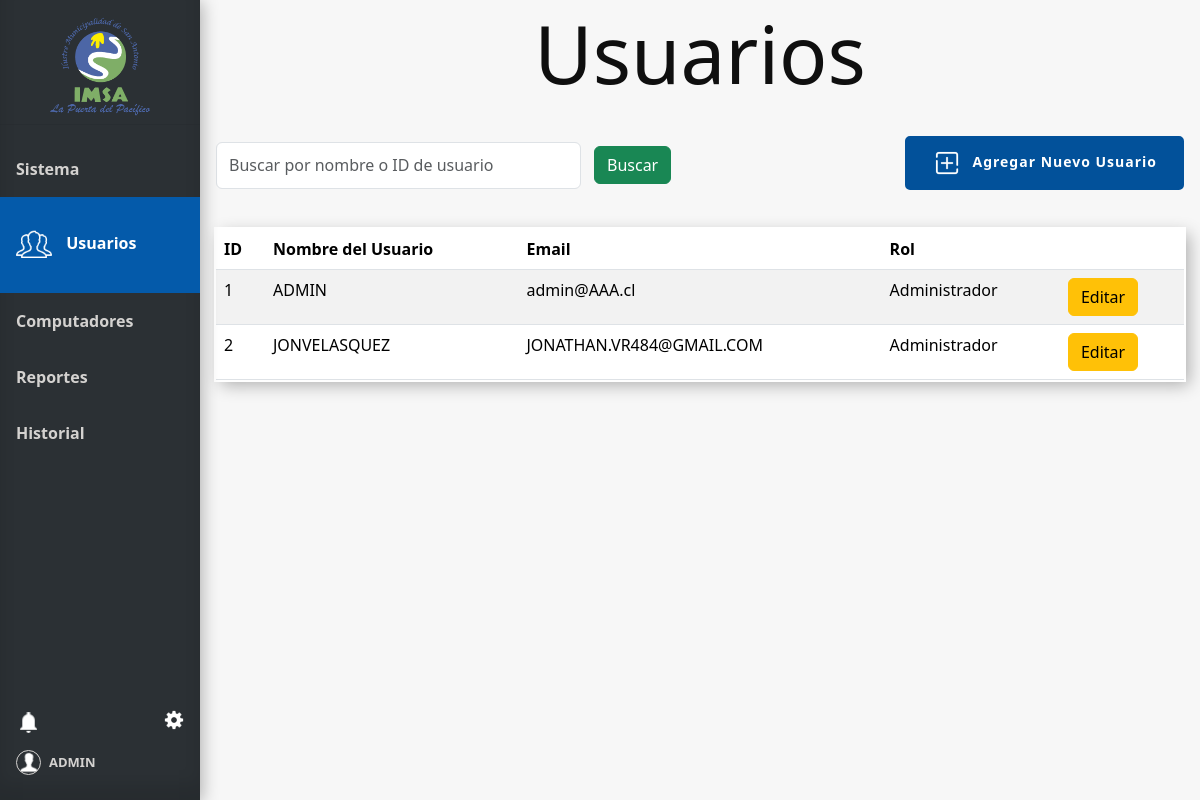
The app's page /usuarios (signed in), older data.
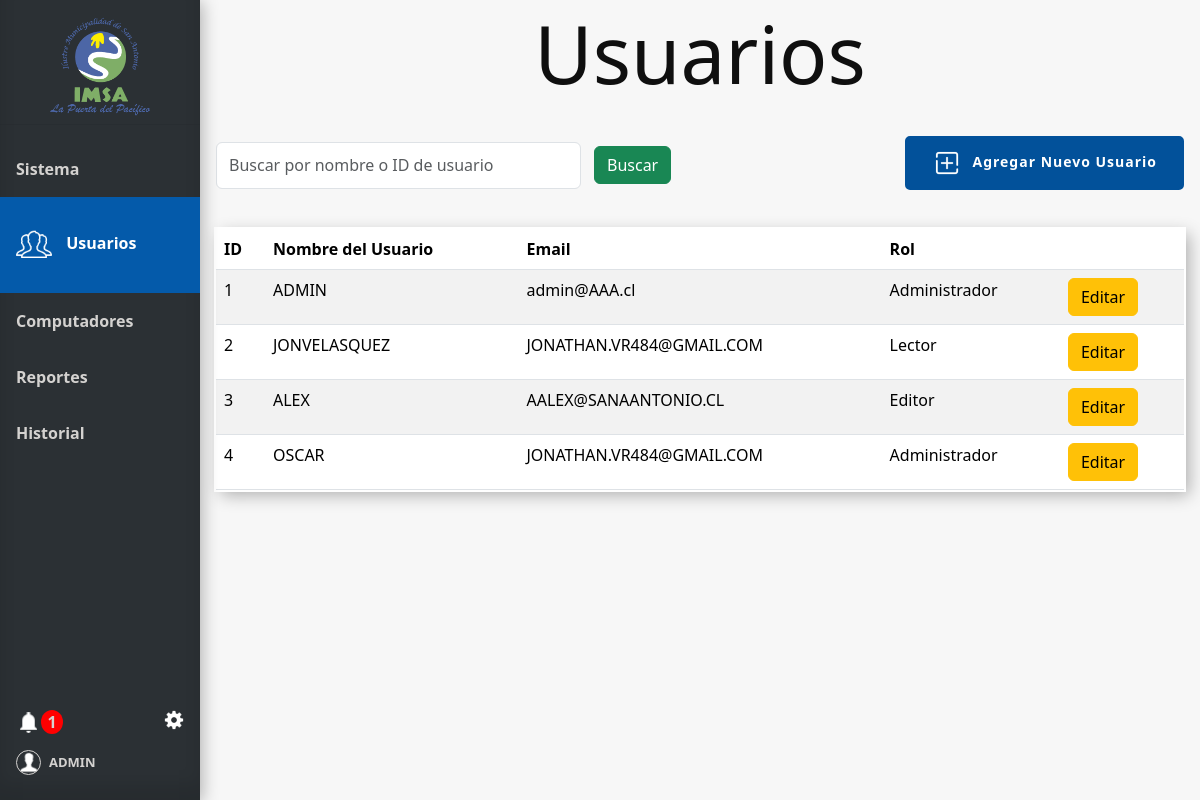
The same page, newer data.
### tables this page shows
CREATE TABLE Usuario (
    Id_usuario INTEGER PRIMARY KEY AUTOINCREMENT,
    Nombre_user VARCHAR(100),
    Email VARCHAR(100),
    Psw VARCHAR(100),
    id_tipo_usuario INTEGER,
    FOREIGN KEY (id_tipo_usuario) REFERENCES Tipo_usuario(id_tipo_usuario)
);

CREATE TABLE Tipo_usuario (
    id_tipo_usuario INTEGER PRIMARY KEY AUTOINCREMENT,
    nombre_tipo_usuario VARCHAR(100)
);

### app.py (the view)
@app.route('/usuarios', methods=['GET'])
@requiere_tipo_usuario(1)
@login_required
def usuarios():
    conn = get_db_connection()
    search_query = request.args.get('search', '')
    pcs = conn.execute("SELECT Id_pc, Nombre_pc FROM Pc").fetchall()
    tipo_usuario = conn.execute("SELECT id_tipo_usuario, nombre_tipo_usuario FROM Tipo_usuario").fetchall()
    form = CrearUsuarioForm()
    form.computador.choices = [(pc['Id_pc'], pc['Nombre_pc']) for pc in pcs]
    form.tipo_usuario.choices = [(tipo['id_tipo_usuario'], tipo['nombre_tipo_usuario']) for tipo in tipo_usuario]
    query = '''SELECT Usuario.Id_usuario, Usuario.Nombre_user, Usuario.Email, Usuario.id_tipo_usuario, Tipo_usuario.nombre_tipo_usuario
                FROM Usuario
                INNER JOIN Tipo_usuario ON Tipo_usuario.id_tipo_usuario = Usuario.id_tipo_usuario
                Where 1 = 1'''
    params = []
    if search_query:
        query += ' AND (Usuario.Nombre_user LIKE ?  OR Usuario.Id_usuario LIKE ?)'
        params.extend(['%' + search_query + '%', '%' + search_query + '%'])
    users = conn.execute(query, params).fetchall()
    conn.close()
    user = current_user
    num_notificaciones_totales = get_total_notifications(user.id)
    info_notificaciones = get_info_notifications(user.id)
    return render_template('usuarios.html', users=users, pcs=pcs, form=form, tipo_usuario=tipo_usuario,
                           user=user, num_notificaciones_totales=num_notificaciones_totales,
                           info_notificaciones=info_notificaciones)

### forms.py
class CrearUsuarioForm(FlaskForm):
    nombre_user = StringField('Nombre de usuario', validators=[DataRequired()])
    email_user = StringField('Correo electrónico', validators=[DataRequired(), Email()])
    psw = PasswordField('Contraseña', validators=[DataRequired()])
    psw_confirmar = PasswordField('Confirmar contraseña', validators=[DataRequired(), EqualTo('psw', message='Las contraseñas deben coincidir')])
    computador = SelectField('Computador', coerce=int, validators=[DataRequired()])
    tipo_usuario = SelectField('Tipo de usuario', coerce=int, validators=[DataRequired()])

### app.py (called while the page is built)
@login_manager.user_loader
def load_user(user_id):
    return Usuario.get_by_id(user_id)

def get_db_connection():
    conn = sqlite3.connect('database.db')
    conn.row_factory = sqlite3.Row
    return conn

def get_total_notifications(user_id):
    conn = get_db_connection()
    total_notifications = conn.execute(
        'SELECT COUNT(*) FROM Notificaciones WHERE id_usuario = ?  AND leido = false',
        (user_id,)
    ).fetchone()[0]
    conn.close()
    return total_notifications

### model.py (called while the page is built)
def get_db_connection():
    conn = sqlite3.connect('database.db')
    conn.row_factory = sqlite3.Row
    return conn

### templates/usuarios.html (shortened to what this page needs)
{% extends 'base.html' %}
{% block head %}
<link rel="stylesheet" href="{{ url_for('static', filename='css/style_usuarios.css') }}">
{% endblock %}
{% block content %}
<h1 class="block-effect" style="--td:0.3s">
    <div class="block-reveal" style="--bc: #2b3034; --d: 0.5s">Usuarios</div>
</h1>
<div class="head">
    <div class="filtros">
        <form method="get" action="{{ url_for('usuarios') }}" id="filtro-form">
            <div class="filtro">
                <input class="form-control me-2" type="search" name="search"
                    placeholder="Buscar por nombre o ID de usuario" aria-label="Search"
                    value="{{ request.args.get('search', '') }}">
                <button class="btn btn-success" type="submit">Buscar</button>
            </div>
        </form>
    </div>
    <div class="Botones_Usuario">
        <button class="button_slide slide_right" data-bs-toggle="modal" data-bs-target="#ModalAgregarUsuario"><img
                id="agregar" src="{{ url_for('static', filename='img/icon-agregar.png') }}" alt="icon-agregar"
                width="30px"><b>Agregar Nuevo Usuario</b></button>
    </div>
</div>
{% if users %}
<table class="table table-responsive-md table-striped mt-3">
    <thead>
        <tr>
            <th>ID</th>
            <th>Nombre del Usuario</th>
            <th class="responsive">Email</th>
            <th class="responsive">Rol</th>
            <th></th>
        </tr>
    </thead>
    <tbody>
        {% for row in users %}
        <tr>
            <td>{{ row['Id_usuario'] }}</td>
            <td>{{ row['Nombre_user'] }}</td>
            <td class="responsive">{{ row['email'] }}</td>
            <td class="responsive">{{ row['nombre_tipo_usuario'] }}</td>
            <td>
                <a href="{{ url_for('editar_usuario', id=row['Id_usuario']) }}" class="btn btn-warning">Editar</a>
            </td>
        </tr>
        {% endfor %}
    </tbody>
</table>
{% else %}
<tr>
    <div class="alert alert-danger" role="alert">
        No existen registros.
    </div>
</tr>
{% endif %}
{% endblock %}

### templates/base.html (shortened to what this page needs)
<!doctype html>
<html lang="es">
<head>
  {% block head %} {% endblock %}
  <link rel="stylesheet" href="{{ url_for('static', filename='css/style_base.css') }}">
  <link rel="stylesheet" href="{{ url_for('static', filename='css/style_ajustes.css') }}">
  <link href="https://cdn.jsdelivr.net/npm/bootstrap@5.3.3/dist/css/bootstrap.min.css" rel="stylesheet"
>
</head>
<body>
  <div class="sidebar" style="display: flex; flex-direction: column; height: 100vh;">
    <div class="tituloMenu">
      <img src="{{ url_for('static', filename='img/logo.png') }}" alt="Logo-IMSA" width="100px">
    </div>
    <hr>
    <a href="{{ url_for('index') }}" class="slide_right {% if request.endpoint == 'index' %}active{% endif %}">
      <b id="menu-link">Sistema</b>
    </a>
    {% if session['id_tipo_usuario'] == 1 %}
    <a href="{{ url_for('usuarios') }}" class="slide_right {% if request.endpoint == 'usuarios' %}active{% endif %}">
      <img id="icon-usuarios" class="menu-icon {% if request.endpoint == 'usuarios' %}show{% endif %}"
        src="{{ url_for('static', filename='img/icon-usuarios.png') }}" alt="icon-Usuarios">
      <b id="menu-link">Usuarios</b>
    </a>
    {% endif %}
    <a href="{{ url_for('computadores') }}"
      class="slide_right {% if request.endpoint == 'computadores' %}active{% endif %}">
      <b id="menu-link">Computadores</b>
    </a>
    {% if session['id_tipo_usuario'] == 1 %}
    <a href="{{ url_for('reportes') }}" class="slide_right {% if request.endpoint == 'reportes' %}active{% endif %}">
      <b id="menu-link">Reportes</b>
    {% endif %}
    </a>
    <a href="{{ url_for('historial') }}" class="slide_right {% if request.endpoint == 'historial' %}active{% endif %}">
      <b id="menu-link">Historial</b>
    </a>
    <div class="menuAbajo">
      <div class="ajuste_notificacion">
        <div class="notificacion">
          <a href="" class="icon" data-bs-toggle="modal" data-bs-target="#ModalNotifiaciones">
            <img id="icon-campana" src="{{ url_for('static', filename='img/icon-campana.png') }}" alt="logoCampana">
            <div>
              {% if num_notificaciones_totales > 0 %}
              <strong id="numero_notificacion">{{ num_notificaciones_totales }}</strong>
              {% endif %}
            </div>
          </a>
        </div>
        <div class="ajustes">
          <a href="" class="icon" data-bs-toggle="modal" data-bs-target="#ModalAjustes">
            <img async id="icon-ajuste" src="{{ url_for('static', filename='img/icon-ajuste.png') }}" alt="logoAjuste" ></a>
        </div>
      </div>
      <div class="bodyCuenta">
        <a href="#" id="cuenta">
          <img id="icon-cuenta" src="{{ url_for('static', filename='img/icon-usuario.png') }}" alt="">
          <b style="font-size: small;">{{ user.nombre_usuario}}</b>
        </a>
      </div>
  </div>
  </div>
  <div class="content">
    {% block content %}
    {% endblock %}
  </div>
</body>
</html>

Row changes from the older to the newer data that the page shows:
changed Usuario "JONVELASQUEZ": nombre_tipo_usuario "Administrador" → "Lector"
added Usuario: Id_usuario "3", Nombre_user "ALEX", email "AALEX@SANAANTONIO.CL", nombre_tipo_usuario "Editor"
added Usuario: Id_usuario "4", Nombre_user "OSCAR", email "JONATHAN.VR484@GMAIL.COM", nombre_tipo_usuario "Administrador"
Text that changed along with them:
{{ num_notificaciones_totales }}: (not shown) → "1"
